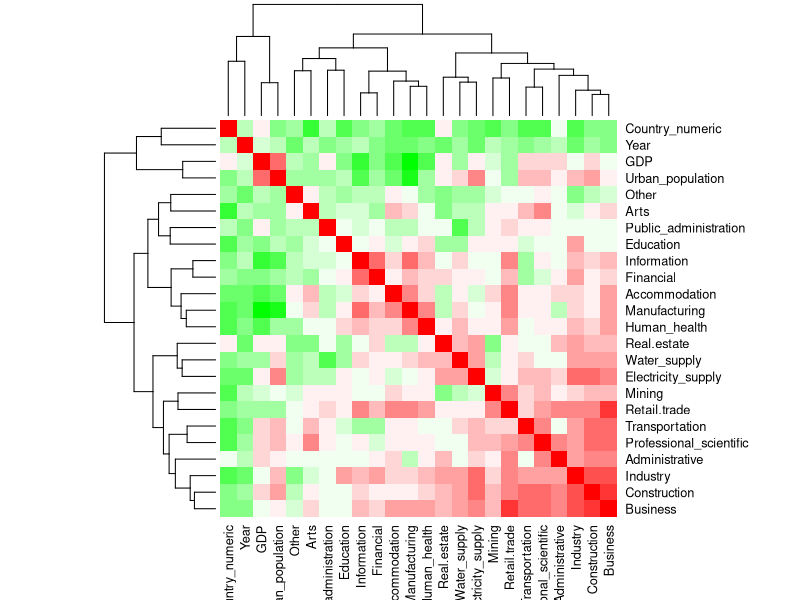
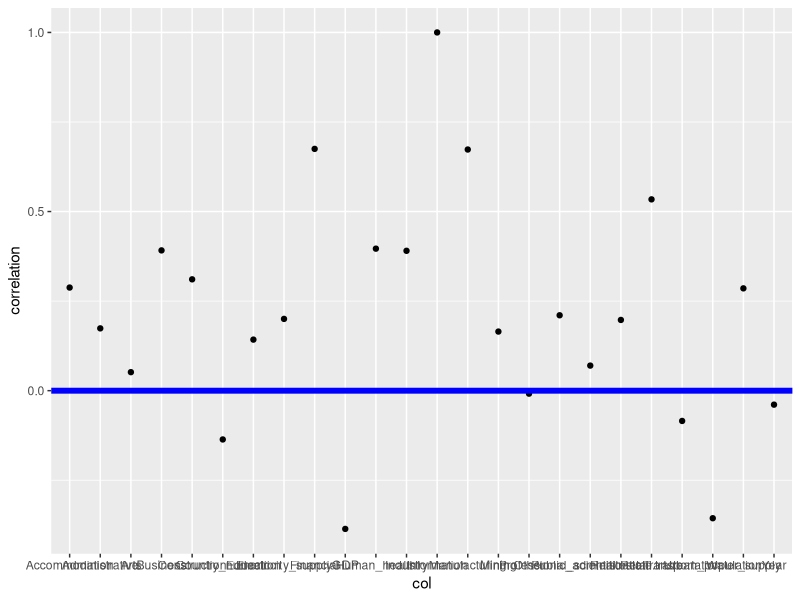
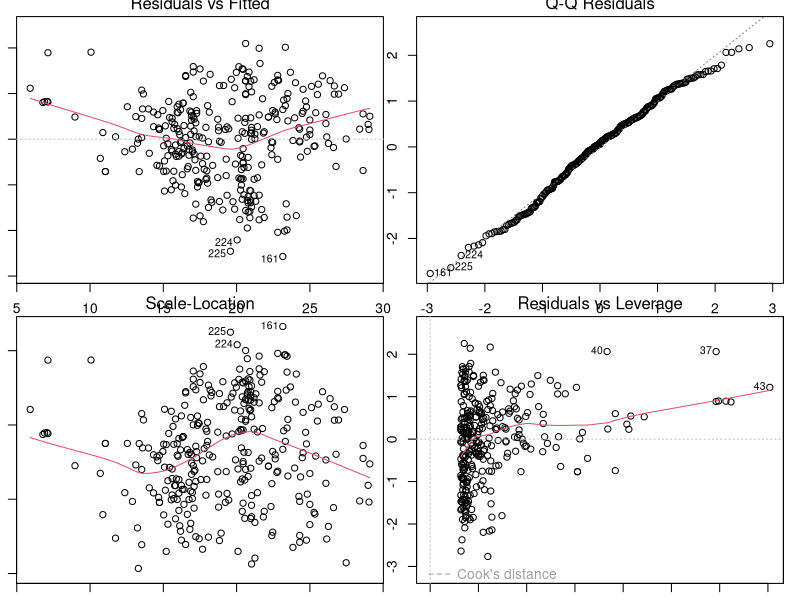
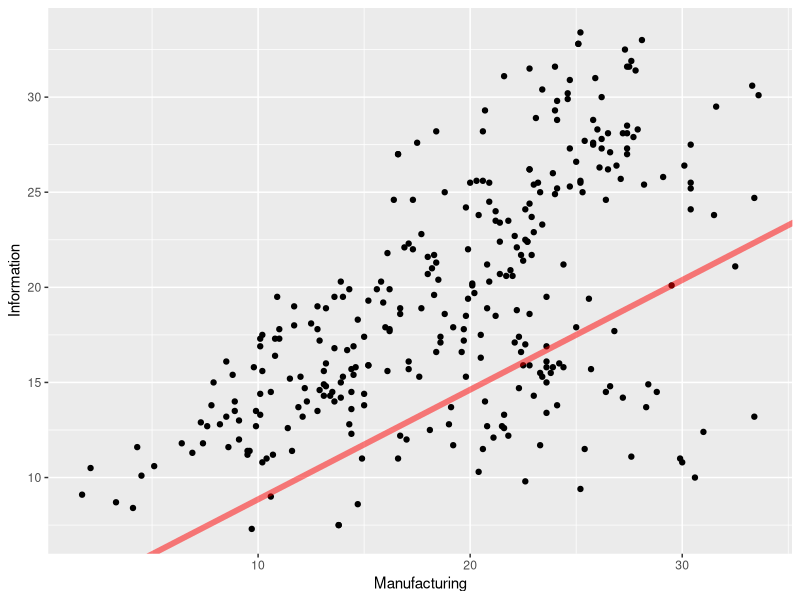
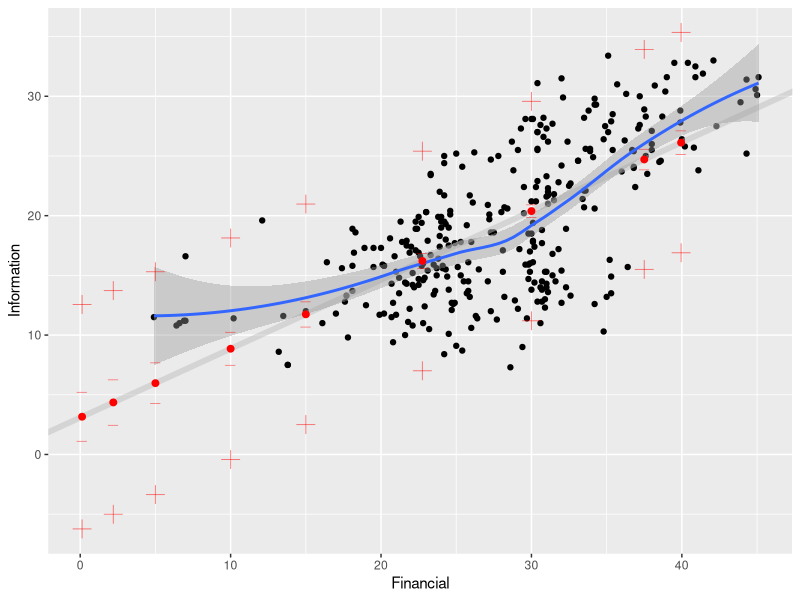

These figures' R source, in order:
library(tidyverse)
library(ggplot2)


#Let' have a look at the correlations
pay_gap_Europe <- read.csv("pay_gap_Europe.csv")

#create a new column with the country
pay_gap_Europe$Country_factor <- as.factor(pay_gap_Europe$Country)
#give to each country a qualitative value
pay_gap_Europe$Country_numeric <- as.numeric(pay_gap_Europe$Country_factor) - 1
pay_gap_Europe

#remove from the past dataset the qualitative values
pay_gap<-subset(pay_gap_Europe,select=-c(Country, Country_factor) )
pay_gap

#cor(na.omit(pay_gap))

#see the correlation of pay_gap
pay_gap.corr<-cor(na.omit(pay_gap))
pay_gap.corr

#Make a graph for the correlation
palette=colorRampPalette(c("green", "white", "red")) (20)
heatmap(x=pay_gap.corr,col = palette, symm = TRUE)

##EZ ERABILI HAU
# Subset the correlation matrix to include only 'Year', 'GDP' and 'Urban_population" 'Country' and "GDP in Information, 'Business'"
#informationSector <- select(pay_gap, Year, GDP, Urban_population, Information, Country_numeric)
#informationSector
#see the correlation of pay_gap
#matrixInf<-cor(na.omit(informationSector))
#matrixInf


#we concentrate on the "Information"  as output for the regression
correlation<-pay_gap.corr[,'Information']
col<-colnames(pay_gap.corr)
inf.corr<-tibble(col, correlation)

ggplot(data=inf.corr) + geom_point(aes(x=col, y=correlation)) + geom_hline(yintercept=0, color="blue", size=2)



#strating with the Manufacturing correlated variable as predictor
lm1 <- lm(Information~Financial,data=pay_gap)

lm1
summary(lm1)

par(mar=c(1, 1, 1, 1)); par(mfrow=c(2,2)); plot(lm1); par(mfrow=c(1,1));

ggplot() + geom_point(data=pay_gap, aes(x=Manufacturing, y=Information)) +#coord_cartesian(ylim=c(0,35))+
  geom_abline(intercept=coef(lm1)[1], slope=coef(lm1)[2], size=2, color="red", alpha=0.5)
##

#Let's do some predictions
idx <- c(0.125, 2.2, 5, 10, 15, 22.75, 30, 37.5, 39.95)
pred1 <- predict(lm1,data.frame(Financial=idx), interval="prediction")
pred2 <- predict(lm1,data.frame(Financial=idx), interval="confidence")

pred.frame <-  tibble(idx,pred1[,"fit"],pred1[,"lwr"],pred1[,"upr"],pred2[,"lwr"],pred2[,"upr"])
colnames(pred.frame) <- c("x","y","y_min","y_max","conf_min","conf_max")

ggplot(data=pay_gap) +  geom_point(data=pay_gap, aes(x=Financial, y=Information)) + 
  geom_abline(intercept=coef(lm1)[1], slope=coef(lm1)[2], size=2, color="grey", alpha=0.5) + 
  geom_smooth(data=pay_gap, aes(x=Financial, y=Information)) +
  geom_point(data=pred.frame, aes(x=x, y=y),color="red", size=2) +
  geom_point(data=pred.frame, aes(x=x, y=y_min),color="red", size=4, alpha=0.5, shape =3) +
  geom_point(data=pred.frame, aes(x=x, y=y_max),color="red", size=4, alpha=0.5, shape =3) +
  geom_point(data=pred.frame, aes(x=x, y=conf_min),color="red", size=4, alpha=0.5, shape =95) +
  geom_point(data=pred.frame, aes(x=x, y=conf_max),color="red", size=4, alpha=0.5, shape =95)

#let's have a look at the variable correlation with GDP, in graphical format
#ggplot(data=inf.corr) + geom_point(aes(x=col, y=correlation)) + geom_hline(yintercept=0, color="blue", size=2)

#second model, including also "Manufacturing" 
lm2 <- lm(Information~Financial+Manufacturing,data=pay_gap)

summary(lm2)

#extending further, including also "Retail.trade"
lm3 <- lm(Information~Financial+Manufacturing+Retail.trade,data=pay_gap)

summary(lm3)

# what about using ALL the avaialble variables as predictor set (BAD IDEA, in general)
lm.tot <- lm(Information~.,data=pay_gap)

summary(lm.tot)

#let's prune off the one not significant in the model 
#  --> WE EXPECT this to be the BEST model possible, from the predictive point of view...
lm.red <- lm(Information~.-GDP-Industry-Accommodation-Human_health-Other-Country_numeric,data=pay_gap)

summary(lm.red)

#we have still non significant variables, so we are going to take off
lm.red2 <- lm(Information~.-GDP-Industry-Accommodation-Human_health-Other-
                Country_numeric-Business-Mining-Retail.trade-Real.estate-Public_administration,data=pay_gap)

summary(lm.red2)

#let's see what happens when we remove other predictors, starting from the less significant ones
lm.red3 <- lm(Information~.-GDP-Industry-Accommodation-Human_health-Other-
                Country_numeric-Business-Mining-Retail.trade-Real.estate-
                Public_administration-Electricity_supply-Water_supply-Education,data=pay_gap)


summary(lm.red3)

#let's compare the models obtained, in a structured way
anova(lm1, lm2, lm3) #lm2 is a good model
anova(lm.red2, lm.red3,lm.red, lm.tot) #lm.red3, and lm.red are good models
#best one lm.red3




